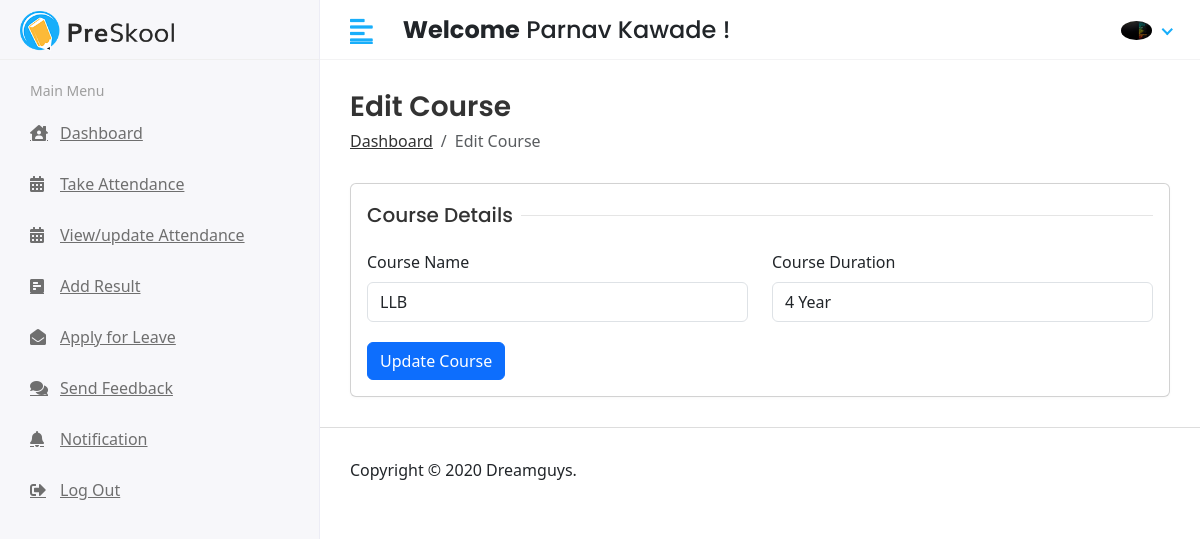
Page /hod/course/edit/78 (signed in) on the committed database.
### app/models.py (models this page shows, shortened)
class CustomUser(AbstractUser):
    USER = (
        (1,'HOD'),
        (2,'TEACHER'),
        (3,'STUDENT'),
    )
    user_type = models.CharField(choices=USER, max_length=50, default=1)
    profile_pic = models.ImageField(upload_to='media/profile_pic')
    dob = models.DateField(max_length=8,default=date.today)
    phone_no = models.CharField(max_length=12)
    address = models.TextField()

class Course(models.Model):
    name = models.CharField(max_length=100)
    duration = models.CharField(max_length=10)
    created_at = models.DateTimeField(auto_now_add=True)
    updated_at = models.DateTimeField(auto_now=True)

### student_management_systems/Hod_Views.py (the view)
# urls.py: path('hod/course/edit/<str:id>',Hod_Views.courseEdit,name='courseEdit'),
@login_required(login_url='/')
def courseEdit(request, id):
    course = Course.objects.get(id=id)
    context = {
        'course': course
    }
    return render(request, 'Hod/course_edit.html', context)

### templates/Hod/course_edit.html (shortened to what this page needs)
{% extends 'base.html' %}
{% block content %}
<div class="content container-fluid">
    <div class="page-header">
        <div class="row align-items-center">
            <div class="col">
                <h3 class="page-title">Edit Course</h3>
                <ul class="breadcrumb">
                    <li class="breadcrumb-item"><a href="">Dashboard</a></li>
                    <li class="breadcrumb-item active">Edit Course</li>
                </ul>
            </div>
        </div>
    </div>
    <div class="row">
        <div class="col-sm-12">
            <div class="card">
                <div class="card-body">
                    <form action="{% url 'courseUpdate' %}" method="POST">
                        <div class="row">
                            <div class="col-12">
                                <h5 class="form-title"><span>Course Details</span></h5>
                            </div>
                            <div class="col-12 col-sm-6">
                                <div class="form-group">
                                    <label>Course Name</label>
                                    <input type="text" class="form-control" name="name" value="{{course.name}}"
                                        required>
                                </div>
                            </div>
                            <div class="col-12 col-sm-6">
                                <div class="form-group">
                                    <label>Course Duration</label>
                                    <input type="text" class="form-control" name="duration" value="{{course.duration}}"
                                        required>
                                </div>
                            </div>
                            <div class="col-12">
                                <button type="submit" class="btn btn-primary">Update Course</button>
                            </div>
                        </div>
                    </form>
                </div>
            </div>
        </div>
    </div>
</div>
{% endblock content %}

### templates/includes/header.html (shortened to what this page needs)
{% load static %}
<div class="header">
    <div class="header-left">
        <a href="" class="logo">
            <img src="{% static 'assets/img/logo.png' %}" alt="Logo">
        </a>
    </div>
    <a href="javascript:void(0);" id="toggle_btn">
        <i class="fas fa-align-left"></i>
    </a>
    <div class="top-nav-search mt-3">
        <h4><strong>Welcome</strong><span> {{user.first_name}} {{user.last_name}} !</span></h4>
    </div>
    <ul class="nav user-menu">
        <li class="nav-item dropdown has-arrow">
            <a href="#" class="dropdown-toggle nav-link" data-toggle="dropdown">
                <span class="user-img">
                    {% if user.profile_pic == "" %}
                    <img class="rounded-circle" src="/media/profile_pic/avtar.JPEG" width="31"
                        alt="{{user.first_name}}">
                    {% else %}
                    <img class="rounded-circle" src="/{{user.profile_pic}}" width="31" alt="{{user.first_name}}
                        {{user.last_name}}">
                    {% endif %}</span>
            </a>
        </li>
    </ul>
</div>

### static/assets/css/style.css (style rules this page uses)
html { height: 100%; }
body { background-color: #fff; color: #333; font-family: 'Poppins', sans-serif; font-size: 1rem; height: 100%; line-height: 1.5; overflow-x: hidden; }
h1, h2, h3, h4, h5, h6 { font-family: 'Poppins', sans-serif; margin-top: 0; }
.form-control { border: 1px solid #ddd; box-shadow: none; color: #333; font-size: 15px; height: 40px; }
a { color: #009ce7; }
input, button, a { transition: all 0.4s ease; -moz-transition: all 0.4s ease; -o-transition: all 0.4s ease; -ms-transition: all 0.4s ease; -webkit-transition: all 0.4s ease; }
input, input:focus, button, button:focus { outline: none; }
input[type=text], input[type=password] { -webkit-appearance: none; -moz-appearance: none; appearance: none; }
.form-group { margin-bottom: 1.25rem; }
ul, ol { padding: 0px; list-style: none; }
.btn-primary { background-color: #FFBC53; border: 1px solid #FFBC53; }
.card { border: 1px solid #ececf5; box-shadow: 0 1px 3px 0 rgba(0, 0, 0, 0.03); margin-bottom: 1.875rem; }
.card-body { padding: 1.5rem; }
.header { background-color: #fff; border-bottom: 1px solid #f3f3f4; left: 0; position: fixed; right: 0; top: 0; z-index: 1001; height: 60px; }
.header .header-left { float: left; height: 60px; padding: 0 20px; position: relative; width: 320px; z-index: 1; transition: all 0.2s ease-in-out; background-color: #f7f7fa; border-bottom: 1px solid #efefef; border-right: 1px solid #ececf5; display: flex; align-items: center; }
.header .header-left .logo { display: inline-block; line-height: 60px; }
.header .header-left .logo img { max-height: 40px; width: auto; }
.header .dropdown-toggle:after { display: none; }
.header .has-arrow .dropdown-toggle:after { border-top: 0; border-left: 0; border-bottom: 2px solid #18aefa; border-right: 2px solid #18aefa; content: ''; height: 8px; display: inline-block; pointer-events: none; -webkit-transform-origin: 66% 66%; -ms-transform-origin: 66% 66%; transform-origin: 66% 66%; -webkit-transform: rotate(45deg); -ms-transform: rotate(45deg); transform: rotate(45deg); -webkit-transition: all 0.15s ease-in-out; transition: all 0.15s ease-in-out; width: 8px; vertical-align: 0px; }
.user-menu { float: right; margin: 0; position: relative; z-index: 99; padding-right: 15px; }
.user-menu.nav > li > a { color: #a0a0a0; font-size: 14px; line-height: 58px; padding: 0 15px; height: 60px; }
.user-img { margin-right: 3px; position: relative; }
.top-nav-search { float: left; margin-left: 15px; }
.page-wrapper > .content { padding: 1.875rem 1.875rem 0; }
.page-header { margin-bottom: 1.875rem; }
.page-header .breadcrumb { background-color: transparent; color: #6c757d; font-size: 1rem; font-weight: 500; margin-bottom: 0; padding: 0; }
.page-header .breadcrumb a { color: #333; }
.page-title { font-size: 28px; font-weight: 600; color: #333; margin-bottom: 5px; }
.form-title { width: 100%; max-width: 100%; padding: 0; font-size: 1.25rem; font-weight: 500; line-height: inherit; color: #333; white-space: normal; position: relative; display: block; margin-bottom: 20px; }
.form-title:before { content: ""; position: absolute; left: 0px; right: 0px; height: 1px; top: 50%; background-color: rgba(0, 0, 0, 0.1); }
.form-title span { padding: 0px 0.5rem 0 0; background-color: #fff; display: inline-block; z-index: 2; position: relative; }
@media (min-width: 992px) { #toggle_btn { align-items: center; color: #18aefa; display: inline-flex; float: left; font-size: 26px; height: 60px; justify-content: center; margin-left: 15px; padding: 0 15px; } }

### rows in the picture
CustomUser: first_name "Parnav", last_name "Kawade", profile_pic (picture)
Course: name "LLB", duration "4 Year"
